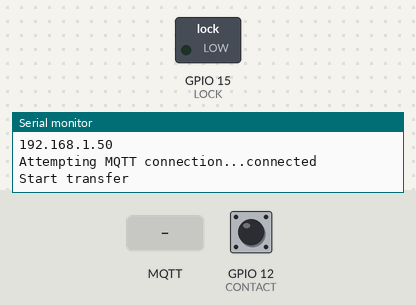
A program run on a simulated ESP32. Shown: switched loads named in the program (green lamp = pin HIGH), the last lines printed to the serial monitor. The test bench sets the inputs (shaded band); at power-on: GPIO 12 (CONTACT) HIGH. WiFi joins after 1.5 s; servers stay silent unless stated; random numbers use the default seed unless the program sets one; no MQTT or app messages arrive unless stated.

Above: at 2.7 s.
2.8 s: MQTT message "ON" arrives on the first subscribed topic
At 3.4 s:
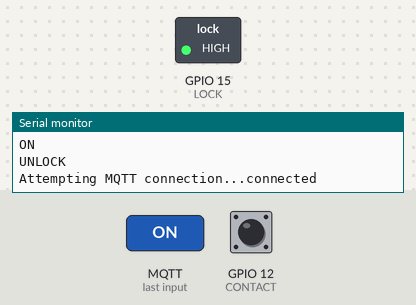
5.9 s: MQTT message "OFF" arrives on the first subscribed topic
At 7.0 s:
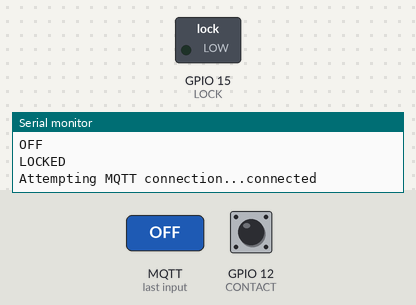
Timing chart, 0 to 8.9 s (numbered marks = the images above; inputs shaded):
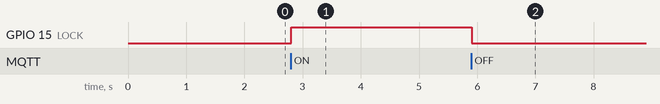

The program:

main.cpp
```cpp
#include <Arduino.h>
#include <WiFi.h>
#include <PubSubClient.h>

#define MQTT_SERVER "broker.emqx.io"
#define MQTT_PORT 1883
#define LOCK 15
#define CONTACT 12

int s = 0;
long lastRead = 0;

#define MQTT_LOCK_RECIEVE "ESP32/LOCK_COMMAND/Vanh-esp32"
#define MQTT_STATUS_REQUEST "Get Vanh-esp32 status"

#define MQTT_LOCK_PUBLISH "ESP32/LOCK_RESPONSE"

const char* ssid = "V13t4nhtr4n";
const char* password = "v13t4nhtr4n";

WiFiClient wifiClient;
PubSubClient client(wifiClient);

void initWiFi() {
  WiFi.mode(WIFI_STA);
  WiFi.begin(ssid, password);
  Serial.print("Connecting to WiFi ..");
  while (WiFi.status() != WL_CONNECTED) {
    Serial.print('.');
    delay(500);
  }
  Serial.println("");
  Serial.println("WiFi connected");
  Serial.println("IP address: ");
  Serial.println(WiFi.localIP());
}

void connect_to_broker() {
  while (!client.connected()) {
    Serial.print("Attempting MQTT connection...");
    String clientId = "ESP32";
    clientId += String(random(0xffff), HEX);
    if (client.connect(clientId.c_str())) {
      Serial.println("connected");
      client.subscribe(MQTT_LOCK_RECIEVE);
      client.subscribe(MQTT_STATUS_REQUEST);
    } else {
      Serial.print("failed, rc=");
      Serial.print(client.state());
      Serial.println(" try again in 2 seconds");
      delay(2000);
    }
  }
}

void callback(char* topic, byte *payload, unsigned int length) {
  char status[20] = "\0";
  Serial.println("-------new message from broker-----");
  Serial.print("topic: ");
  Serial.println(topic);
  Serial.print("message: ");
  Serial.write(payload, length);
  Serial.println();
  Serial.println(length);
  for(int i = 0; i<length; i++)
  {
    status[i] = payload[i];
    Serial.print(status[i]);
  }
  Serial.println();
  Serial.println(status);
  if(String(topic) == MQTT_STATUS_REQUEST)
  {
    Serial.print("Status:");
    Serial.println(s);
    if(s == 0)
    {
      client.publish(MQTT_LOCK_PUBLISH, "Vanh-esp32,OFF");
      client.disconnect();
    }
    else
    {
      client.publish(MQTT_LOCK_PUBLISH, "Vanh-esp32,ON");
      client.disconnect();
    }
  }
  if(String(topic) == MQTT_LOCK_RECIEVE)
  {
    if(String(status) == "OFF")
    {
      digitalWrite(LOCK, LOW);
      s = 0;
      delay(500);
      client.publish(MQTT_LOCK_PUBLISH, "Vanh-esp32,OFF");
      client.disconnect();
      Serial.println("LOCKED");
    }
    else if(String(status) == "ON")
    {
      digitalWrite(LOCK, HIGH);
      s = 1;
      delay(500);
      client.publish(MQTT_LOCK_PUBLISH, "Vanh-esp32,ON");
      client.disconnect();
      Serial.println("UNLOCK");
    }
  }
}

void setup() {
	Serial.begin(115200);
  while (!Serial);

  pinMode(LOCK, OUTPUT);
  pinMode(CONTACT, INPUT_PULLUP);
  digitalWrite(LOCK, LOW);
  initWiFi();

  client.setServer(MQTT_SERVER, MQTT_PORT );
  client.setCallback(callback);
  connect_to_broker();
  Serial.println("Start transfer");

  // client.publish("Create device", "");
}

void loop() {
  client.loop();
  if (!client.connected()) {
    connect_to_broker();
  }
  long now = millis();
  // if (now - lastRead > 500) {
  //   lastRead = now;
    int contactState = digitalRead(CONTACT);
    if(contactState == 0 && s == 1)
    {
      Serial.println("LOCK");
      client.publish(MQTT_LOCK_RECIEVE, "OFF");
      s = 0;
    }
  // }
}
```

Measured:
- after the input at 2.8 s, GPIO 15 (LOCK): LOW → HIGH at once
- after the input at 5.9 s, GPIO 15 (LOCK): HIGH → LOW at once
